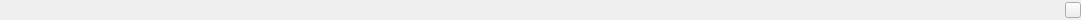
   <widget class="QWidget" name="Panel21" native="true">
    <property name="enabled">
     <bool>true</bool>
    </property>
    <property name="geometry">
     <rect>
      <x>0</x>
      <y>0</y>
      <width>1081</width>
      <height>16</height>
     </rect>
    </property>
    <property name="sizePolicy">
     <sizepolicy hsizetype="MinimumExpanding" vsizetype="Fixed">
      <horstretch>0</horstretch>
      <verstretch>0</verstretch>
     </sizepolicy>
    </property>
    <property name="toolTip">
     <string/>
    </property>
    <property name="text" stdset="0">
     <string/>
    </property>
    <layout class="QHBoxLayout" name="horizontalLayout_9">
     <property name="spacing">
      <number>0</number>
     </property>
     <property name="leftMargin">
      <number>0</number>
     </property>
     <property name="topMargin">
      <number>0</number>
     </property>
     <property name="rightMargin">
      <number>0</number>
     </property>
     <property name="bottomMargin">
      <number>0</number>
     </property>
     <item>
      <widget class="QLabel" name="lblMessage1">
       <property name="sizePolicy">
        <sizepolicy hsizetype="Fixed" vsizetype="Preferred">
         <horstretch>0</horstretch>
         <verstretch>0</verstretch>
        </sizepolicy>
       </property>
       <property name="toolTip">
        <string/>
       </property>
      </widget>
     </item>
     <item>
      <widget class="QLabel" name="lblQL1">
       <property name="sizePolicy">
        <sizepolicy hsizetype="Fixed" vsizetype="Preferred">
         <horstretch>0</horstretch>
         <verstretch>0</verstretch>
        </sizepolicy>
       </property>
       <property name="toolTip">
        <string/>
       </property>
      </widget>
     </item>
     <item>
      <widget class="QLabel" name="lblQL2">
       <property name="sizePolicy">
        <sizepolicy hsizetype="Fixed" vsizetype="Preferred">
         <horstretch>0</horstretch>
         <verstretch>0</verstretch>
        </sizepolicy>
       </property>
       <property name="toolTip">
        <string/>
       </property>
      </widget>
     </item>
     <item>
      <widget class="QLabel" name="lblQL3">
       <property name="sizePolicy">
        <sizepolicy hsizetype="Fixed" vsizetype="Preferred">
         <horstretch>0</horstretch>
         <verstretch>0</verstretch>
        </sizepolicy>
       </property>
       <property name="toolTip">
        <string/>
       </property>
      </widget>
     </item>
     <item>
      <widget class="QLabel" name="lblQL4">
       <property name="sizePolicy">
        <sizepolicy hsizetype="Fixed" vsizetype="Preferred">
         <horstretch>0</horstretch>
         <verstretch>0</verstretch>
        </sizepolicy>
       </property>
       <property name="toolTip">
        <string/>
       </property>
      </widget>
     </item>
     <item>
      <widget class="QLabel" name="lblQL5">
       <property name="sizePolicy">
        <sizepolicy hsizetype="Fixed" vsizetype="Preferred">
         <horstretch>0</horstretch>
         <verstretch>0</verstretch>
        </sizepolicy>
       </property>
       <property name="toolTip">
        <string/>
       </property>
      </widget>
     </item>
     <item>
      <widget class="QLabel" name="lblQL6">
       <property name="sizePolicy">
        <sizepolicy hsizetype="Fixed" vsizetype="Preferred">
         <horstretch>0</horstretch>
         <verstretch>0</verstretch>
        </sizepolicy>
       </property>
       <property name="toolTip">
        <string/>
       </property>
      </widget>
     </item>
     <item>
      <widget class="QLabel" name="lblQL7">
       <property name="sizePolicy">
        <sizepolicy hsizetype="Fixed" vsizetype="Preferred">
         <horstretch>0</horstretch>
         <verstretch>0</verstretch>
        </sizepolicy>
       </property>
       <property name="toolTip">
        <string/>
       </property>
      </widget>
     </item>
     <item>
      <spacer name="horizontalSpacer">
       <property name="orientation">
        <enum>Qt::Horizontal</enum>
       </property>
       <property name="sizeHint" stdset="0">
        <size>
         <width>40</width>
         <height>20</height>
        </size>
       </property>
      </spacer>
     </item>
     <item>
      <widget class="QLabel" name="lblMessage2">
       <property name="sizePolicy">
        <sizepolicy hsizetype="Fixed" vsizetype="Preferred">
         <horstretch>0</horstretch>
         <verstretch>0</verstretch>
        </sizepolicy>
       </property>
       <property name="toolTip">
        <string/>
       </property>
      </widget>
     </item>
     <item>
      <widget class="QToolButton" name="btnMessage2">
       <property name="maximumSize">
        <size>
         <width>16</width>
         <height>16</height>
        </size>
       </property>
       <property name="icon">
        <iconset resource="rtkplot_qt.qrc">
         <normaloff>:/buttons/showp</normaloff>:/buttons/showp</iconset>
       </property>
      </widget>
     </item>
    </layout>
   </widget>
